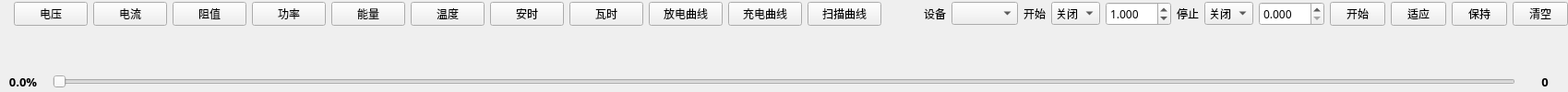
<?xml version='1.0' encoding='UTF-8'?>
<ui version="4.0">
 <class>GraphView</class>
 <widget class="QWidget" name="GraphView">
  <layout class="QVBoxLayout" name="verticalLayoutGraphView" stretch="0,1,0">
   <property name="spacing">
    <number>6</number>
   </property>
   <property name="leftMargin">
    <number>0</number>
   </property>
   <property name="topMargin">
    <number>0</number>
   </property>
   <property name="rightMargin">
    <number>0</number>
   </property>
   <property name="bottomMargin">
    <number>0</number>
   </property>
   <item>
    <layout class="QHBoxLayout" name="layoutGraphHeader">
     <property name="topMargin">
      <number>2</number>
     </property>
     <property name="bottomMargin">
      <number>2</number>
     </property>
     <item>
      <widget class="QLabel" name="labelDeviceName">
       <property name="font">
        <font>
         <family>Sarasa Fixed SC SemiBold</family>
         <pointsize>11</pointsize>
         <bold>true</bold>
        </font>
       </property>
       <property name="visible">
        <bool>false</bool>
       </property>
       <property name="text">
        <string/>
       </property>
      </widget>
     </item>
      <item>
       <widget class="QPushButton" name="btnGraphVoltage">
        <property name="maximumSize">
         <size>
          <width>90</width>
          <height>16777215</height>
         </size>
        </property>
        <property name="font">
         <font>
          <family>Sarasa Fixed SC SemiBold</family>
         </font>
        </property>
        <property name="toolTip">
         <string>显示/隐藏电压波形图</string>
        </property>
        <property name="checkable">
         <bool>true</bool>
        </property>
        <property name="text">
         <string>电压</string>
        </property>
       </widget>
      </item>
      <item>
       <widget class="QPushButton" name="btnGraphCurrent">
        <property name="maximumSize">
         <size>
          <width>90</width>
          <height>16777215</height>
         </size>
        </property>
        <property name="font">
         <font>
          <family>Sarasa Fixed SC SemiBold</family>
         </font>
        </property>
        <property name="toolTip">
         <string>显示/隐藏电流波形图</string>
        </property>
        <property name="checkable">
         <bool>true</bool>
        </property>
        <property name="text">
         <string>电流</string>
        </property>
       </widget>
      </item>
      <item>
       <widget class="QPushButton" name="btnGraphResistance">
        <property name="maximumSize">
         <size>
          <width>90</width>
          <height>16777215</height>
         </size>
        </property>
        <property name="font">
         <font>
          <family>Sarasa Fixed SC SemiBold</family>
         </font>
        </property>
        <property name="toolTip">
         <string>显示/隐藏阻值波形图</string>
        </property>
        <property name="checkable">
         <bool>true</bool>
        </property>
        <property name="text">
         <string>阻值</string>
        </property>
       </widget>
      </item>
      <item>
       <widget class="QPushButton" name="btnGraphPower">
        <property name="maximumSize">
         <size>
          <width>90</width>
          <height>16777215</height>
         </size>
        </property>
        <property name="font">
         <font>
          <family>Sarasa Fixed SC SemiBold</family>
         </font>
        </property>
        <property name="toolTip">
         <string>显示/隐藏功率波形图</string>
        </property>
        <property name="checkable">
         <bool>true</bool>
        </property>
        <property name="text">
         <string>功率</string>
        </property>
       </widget>
      </item>
      <item>
       <widget class="QPushButton" name="btnGraphEnergy">
        <property name="maximumSize">
         <size>
          <width>90</width>
          <height>16777215</height>
         </size>
        </property>
        <property name="font">
         <font>
          <family>Sarasa Fixed SC SemiBold</family>
         </font>
        </property>
        <property name="toolTip">
         <string>显示/隐藏能量波形图</string>
        </property>
        <property name="checkable">
         <bool>true</bool>
        </property>
        <property name="text">
         <string>能量</string>
        </property>
       </widget>
      </item>
      <item>
       <widget class="QPushButton" name="btnGraphTemp">
        <property name="maximumSize">
         <size>
          <width>90</width>
          <height>16777215</height>
         </size>
        </property>
        <property name="font">
         <font>
          <family>Sarasa Fixed SC SemiBold</family>
         </font>
        </property>
        <property name="toolTip">
         <string>显示/隐藏温度波形图</string>
        </property>
        <property name="checkable">
         <bool>true</bool>
        </property>
        <property name="text">
         <string>温度</string>
        </property>
       </widget>
      </item>
      <item>
       <widget class="QPushButton" name="btnGraphAh">
        <property name="maximumSize">
         <size>
          <width>90</width>
          <height>16777215</height>
         </size>
        </property>
        <property name="font">
         <font>
          <family>Sarasa Fixed SC SemiBold</family>
         </font>
        </property>
        <property name="toolTip">
         <string>显示/隐藏安时曲线</string>
        </property>
        <property name="visible">
         <bool>false</bool>
        </property>
        <property name="checkable">
         <bool>true</bool>
        </property>
        <property name="text">
         <string>安时</string>
        </property>
       </widget>
      </item>
      <item>
       <widget class="QPushButton" name="btnGraphWh">
        <property name="maximumSize">
         <size>
          <width>90</width>
          <height>16777215</height>
         </size>
        </property>
        <property name="font">
         <font>
          <family>Sarasa Fixed SC SemiBold</family>
         </font>
        </property>
        <property name="toolTip">
         <string>显示/隐藏瓦时曲线</string>
        </property>
        <property name="visible">
         <bool>false</bool>
        </property>
        <property name="checkable">
         <bool>true</bool>
        </property>
        <property name="text">
         <string>瓦时</string>
        </property>
       </widget>
      </item>
      <item>
       <widget class="QPushButton" name="btnGraphDischarge">
        <property name="maximumSize">
         <size>
          <width>90</width>
          <height>16777215</height>
         </size>
        </property>
        <property name="font">
         <font>
          <family>Sarasa Fixed SC SemiBold</family>
         </font>
        </property>
        <property name="toolTip">
         <string>显示/隐藏放电曲线(电压-安时)</string>
        </property>
        <property name="visible">
         <bool>false</bool>
        </property>
        <property name="checkable">
         <bool>true</bool>
        </property>
        <property name="text">
         <string>放电曲线</string>
        </property>
       </widget>
      </item>
      <item>
       <widget class="QPushButton" name="btnGraphCharge">
        <property name="maximumSize">
         <size>
          <width>90</width>
          <height>16777215</height>
         </size>
        </property>
        <property name="font">
         <font>
          <family>Sarasa Fixed SC SemiBold</family>
         </font>
        </property>
        <property name="toolTip">
         <string>显示/隐藏充电曲线(电压-安时)</string>
        </property>
        <property name="visible">
         <bool>false</bool>
        </property>
        <property name="checkable">
         <bool>true</bool>
        </property>
        <property name="text">
         <string>充电曲线</string>
        </property>
       </widget>
      </item>
      <item>
       <widget class="QPushButton" name="btnGraphSweep">
        <property name="maximumSize">
         <size>
          <width>90</width>
          <height>16777215</height>
         </size>
        </property>
        <property name="font">
         <font>
          <family>Sarasa Fixed SC SemiBold</family>
         </font>
        </property>
        <property name="toolTip">
         <string>显示/隐藏扫描曲线(响应-目标)</string>
        </property>
        <property name="visible">
         <bool>false</bool>
        </property>
        <property name="checkable">
         <bool>true</bool>
        </property>
        <property name="text">
         <string>扫描曲线</string>
        </property>
       </widget>
      </item>
      <item>
       <spacer name="horizontalSpacer">
        <property name="font">
         <font>
          <family>Sarasa Fixed SC SemiBold</family>
         </font>
        </property>
        <property name="orientation">
         <enum>Qt::Horizontal</enum>
        </property>
        <property name="sizeHint" stdset="0">
         <size>
          <width>40</width>
          <height>20</height>
         </size>
        </property>
       </spacer>
      </item>
      <item>
       <widget class="QLabel" name="labelGraphTriggerDevice">
        <property name="maximumSize">
         <size>
          <width>40</width>
          <height>16777215</height>
         </size>
        </property>
        <property name="font">
         <font>
          <family>Sarasa Fixed SC SemiBold</family>
         </font>
        </property>
        <property name="toolTip">
         <string>触发设备</string>
        </property>
        <property name="text">
         <string>设备</string>
        </property>
       </widget>
      </item>
      <item>
       <widget class="QComboBox" name="comboGraphTriggerDevice">
        <property name="maximumSize">
         <size>
          <width>90</width>
          <height>16777215</height>
         </size>
        </property>
        <property name="font">
         <font>
          <family>Sarasa Fixed SC SemiBold</family>
         </font>
        </property>
        <property name="toolTip">
         <string>触发设备</string>
        </property>
        <property name="editable">
         <bool>false</bool>
        </property>
        <property name="sizeAdjustPolicy">
         <enum>QComboBox::AdjustToContentsOnFirstShow</enum>
        </property>
       </widget>
      </item>
      <item>
       <widget class="QLabel" name="labelGraphAutostart">
        <property name="maximumSize">
         <size>
          <width>40</width>
          <height>16777215</height>
         </size>
        </property>
        <property name="font">
         <font>
          <family>Sarasa Fixed SC SemiBold</family>
         </font>
        </property>
        <property name="toolTip">
         <string>自动开始</string>
        </property>
        <property name="text">
         <string>开始</string>
        </property>
       </widget>
      </item>
      <item>
       <widget class="QComboBox" name="comboGraphAutostart">
        <property name="maximumSize">
         <size>
          <width>70</width>
          <height>16777215</height>
         </size>
        </property>
        <property name="font">
         <font>
          <family>Sarasa Fixed SC SemiBold</family>
         </font>
        </property>
        <property name="toolTip">
         <string>自动开始</string>
        </property>
        <property name="editable">
         <bool>false</bool>
        </property>
        <property name="sizeAdjustPolicy">
         <enum>QComboBox::AdjustToContentsOnFirstShow</enum>
        </property>
        <item>
         <property name="text">
          <string>关闭</string>
         </property>
        </item>
        <item>
         <property name="text">
          <string>电压</string>
         </property>
        </item>
        <item>
         <property name="text">
          <string>电流</string>
         </property>
        </item>
       </widget>
      </item>
      <item>
       <widget class="QDoubleSpinBox" name="spinGraphAutostartThreshold">
        <property name="maximumSize">
         <size>
          <width>85</width>
          <height>16777215</height>
         </size>
        </property>
        <property name="font">
         <font>
          <family>Sarasa Fixed SC SemiBold</family>
         </font>
        </property>
        <property name="alignment">
         <set>Qt::AlignLeading|Qt::AlignLeft|Qt::AlignVCenter</set>
        </property>
        <property name="decimals">
         <number>3</number>
        </property>
        <property name="minimum">
         <double>0.000000000000000</double>
        </property>
        <property name="maximum">
         <double>999.000000000000000</double>
        </property>
        <property name="value">
         <double>1.000000000000000</double>
        </property>
       </widget>
      </item>
      <item>
       <widget class="QLabel" name="labelGraphAutostop">
        <property name="maximumSize">
         <size>
          <width>40</width>
          <height>16777215</height>
         </size>
        </property>
        <property name="font">
         <font>
          <family>Sarasa Fixed SC SemiBold</family>
         </font>
        </property>
        <property name="toolTip">
         <string>自动停止</string>
        </property>
        <property name="text">
         <string>停止</string>
        </property>
       </widget>
      </item>
      <item>
       <widget class="QComboBox" name="comboGraphAutostop">
        <property name="maximumSize">
         <size>
          <width>70</width>
          <height>16777215</height>
         </size>
        </property>
        <property name="font">
         <font>
          <family>Sarasa Fixed SC SemiBold</family>
         </font>
        </property>
        <property name="toolTip">
         <string>自动停止</string>
        </property>
        <property name="editable">
         <bool>false</bool>
        </property>
        <property name="sizeAdjustPolicy">
         <enum>QComboBox::AdjustToContentsOnFirstShow</enum>
        </property>
        <item>
         <property name="text">
          <string>关闭</string>
         </property>
        </item>
        <item>
         <property name="text">
          <string>电压</string>
         </property>
        </item>
        <item>
         <property name="text">
          <string>电流</string>
         </property>
        </item>
       </widget>
      </item>
      <item>
       <widget class="QDoubleSpinBox" name="spinGraphAutostopThreshold">
        <property name="maximumSize">
         <size>
          <width>85</width>
          <height>16777215</height>
         </size>
        </property>
        <property name="font">
         <font>
          <family>Sarasa Fixed SC SemiBold</family>
         </font>
        </property>
        <property name="alignment">
         <set>Qt::AlignLeading|Qt::AlignLeft|Qt::AlignVCenter</set>
        </property>
        <property name="decimals">
         <number>3</number>
        </property>
        <property name="minimum">
         <double>0.000000000000000</double>
        </property>
        <property name="maximum">
         <double>999.000000000000000</double>
        </property>
        <property name="value">
         <double>0.000000000000000</double>
        </property>
       </widget>
      </item>
      <item>
       <widget class="QPushButton" name="btnGraphRun">
        <property name="maximumSize">
         <size>
          <width>60</width>
          <height>16777215</height>
         </size>
        </property>
        <property name="font">
         <font>
          <family>Sarasa Fixed SC SemiBold</family>
         </font>
        </property>
        <property name="toolTip">
         <string/>
        </property>
        <property name="text">
         <string>开始</string>
        </property>
       </widget>
      </item>
      <item>
       <widget class="QPushButton" name="btnGraphAutoScale">
        <property name="maximumSize">
         <size>
          <width>60</width>
          <height>16777215</height>
         </size>
        </property>
        <property name="font">
         <font>
          <family>Sarasa Fixed SC SemiBold</family>
         </font>
        </property>
        <property name="toolTip">
         <string>切换数据波形是否自动适应窗口</string>
        </property>
        <property name="text">
         <string>适应</string>
        </property>
       </widget>
      </item>
      <item>
       <widget class="QPushButton" name="btnGraphKeep">
        <property name="maximumSize">
         <size>
          <width>60</width>
          <height>16777215</height>
         </size>
        </property>
        <property name="font">
         <font>
          <family>Sarasa Fixed SC SemiBold</family>
         </font>
        </property>
        <property name="toolTip">
         <string>停止数据波形刷新（数据缓冲区仍在更新）</string>
        </property>
        <property name="text">
         <string>保持</string>
        </property>
       </widget>
      </item>
      <item>
       <widget class="QPushButton" name="btnGraphClear">
        <property name="maximumSize">
         <size>
          <width>60</width>
          <height>16777215</height>
         </size>
        </property>
        <property name="font">
         <font>
          <family>Sarasa Fixed SC SemiBold</family>
         </font>
        </property>
        <property name="toolTip">
         <string>清空波形数据缓冲区</string>
        </property>
        <property name="text">
         <string>清空</string>
        </property>
       </widget>
      </item>
    </layout>
   </item>
   <item>
    <widget class="QWidget" name="widgetGraphsContainer" native="true">
     <layout class="QVBoxLayout" name="layoutGraphs">
      <property name="spacing">
       <number>6</number>
      </property>
      <property name="leftMargin">
       <number>0</number>
      </property>
      <property name="topMargin">
       <number>0</number>
      </property>
      <property name="rightMargin">
       <number>0</number>
      </property>
      <property name="bottomMargin">
       <number>0</number>
      </property>
     </layout>
    </widget>
   </item>
   <item>
    <widget class="QFrame" name="frameGraphControl">
     <property name="minimumSize">
      <size>
       <width>0</width>
       <height>22</height>
      </size>
     </property>
     <property name="frameShape">
      <enum>QFrame::NoFrame</enum>
     </property>
     <property name="frameShadow">
      <enum>QFrame::Raised</enum>
     </property>
     <layout class="QVBoxLayout" name="verticalLayout_28">
      <property name="spacing">
       <number>6</number>
      </property>
      <property name="leftMargin">
       <number>0</number>
      </property>
      <property name="topMargin">
       <number>0</number>
      </property>
      <property name="rightMargin">
       <number>0</number>
      </property>
      <property name="bottomMargin">
       <number>0</number>
      </property>
      <item>
       <layout class="QHBoxLayout" name="horizontalLayoutSlider" stretch="0,1,0">
        <property name="spacing">
         <number>7</number>
        </property>
        <property name="bottomMargin">
         <number>0</number>
        </property>
        <item>
         <widget class="QLabel" name="labelBufferSize">
          <property name="sizePolicy">
           <sizepolicy hsizetype="Expanding" vsizetype="Preferred">
            <horstretch>0</horstretch>
            <verstretch>0</verstretch>
           </sizepolicy>
          </property>
          <property name="minimumSize">
           <size>
            <width>50</width>
            <height>0</height>
           </size>
          </property>
          <property name="font">
           <font>
            <family>Sarasa Fixed SC SemiBold</family>
            <pointsize>10</pointsize>
            <italic>false</italic>
            <bold>true</bold>
           </font>
          </property>
          <property name="toolTip">
           <string />
          </property>
          <property name="text">
           <string>0.0%</string>
          </property>
          <property name="alignment">
           <set>Qt::AlignCenter</set>
          </property>
         </widget>
        </item>
        <item>
         <widget class="QRangeSlider" name="horizontalSlider">
          <property name="tracking">
           <bool>true</bool>
          </property>
          <property name="orientation">
           <enum>Qt::Horizontal</enum>
          </property>
         </widget>
        </item>
        <item>
         <widget class="QLabel" name="labelDisplayRange">
          <property name="sizePolicy">
           <sizepolicy hsizetype="Expanding" vsizetype="Preferred">
            <horstretch>0</horstretch>
            <verstretch>0</verstretch>
           </sizepolicy>
          </property>
          <property name="minimumSize">
           <size>
            <width>50</width>
            <height>0</height>
           </size>
          </property>
          <property name="font">
           <font>
            <family>Sarasa Fixed SC SemiBold</family>
            <pointsize>10</pointsize>
            <italic>false</italic>
            <bold>true</bold>
           </font>
          </property>
          <property name="toolTip">
           <string>显示范围</string>
          </property>
          <property name="text">
           <string>0</string>
          </property>
          <property name="alignment">
           <set>Qt::AlignCenter</set>
          </property>
         </widget>
        </item>
       </layout>
      </item>
     </layout>
    </widget>
   </item>
  </layout>
 </widget>
 <customwidgets>
  <customwidget>
   <class>QRangeSlider</class>
   <extends>QSlider</extends>
   <header>superqt</header>
  </customwidget>
 </customwidgets>
 <resources />
 <connections />
</ui>
